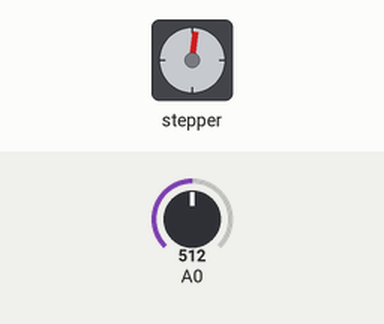
Recording of a sketch running on a simulated Arduino Uno, built with avr-gcc and run on an emulated ATmega328P. Parts: stepper motor. The test bench sets the inputs (shaded band); at power-on: A0 = 512. Stepper angles assume 500 steps per turn.

Above: at 1.8 s.
1.9 s: A0 set to 716
At 3.3 s:
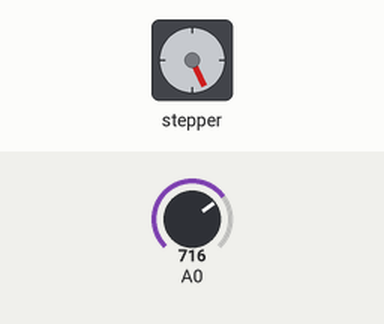
3.8 s: A0 set to 306
At 5.1 s:
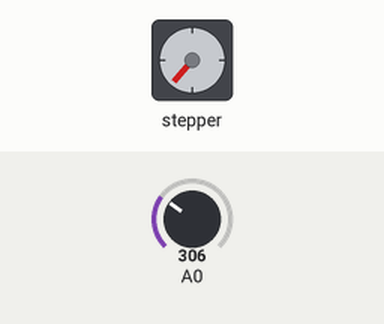
6.1 s: A0 set to 900
At 7.8 s:
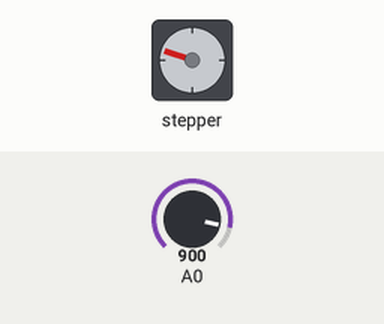
8.8 s: A0 set to 122
At 11.2 s:
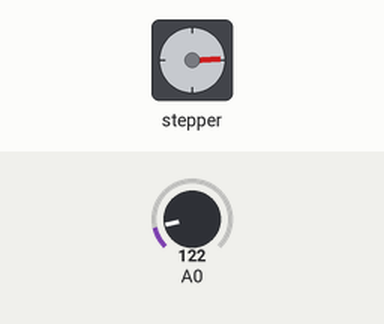
11.8 s: A0 set to 1023
At 12.25 s:
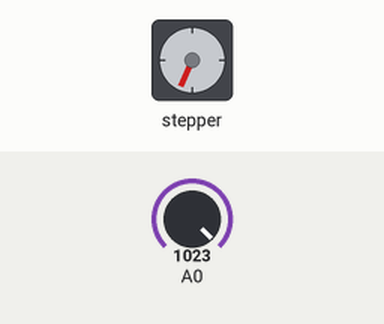
Timing chart, 0 to 15.1 s (numbered marks = the images above; inputs shaded):
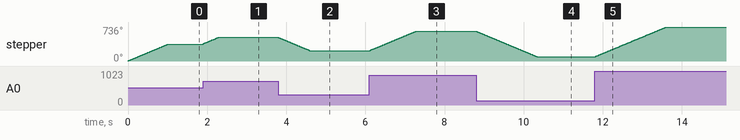

The sketch:

Pratica22_Motor_Passo_Potenciometro.ino
```cpp
#include <Stepper.h> //Inclusão da biblioteca

#define STEPS 500 // Definir o numero de passos por volta

Stepper passos(STEPS, 8, 10, 9, 11); // Motor de passo ligados pinos 8 a 11:

int previsto = 0; // Declarado variavel como inteira

void setup()
{
  passos.setSpeed(60); // Velocidade do motor
}

void loop()
{
  int valor = analogRead(0); // Pega o valor do sensor na entrada analogica A0
  passos.step(valor - previsto); // pega o valor lido e subtrai da posiçao anterior
                                 // com isso, o motor gira so o valor da diferença

  previsto = valor;  // quarda o valor lido na variavel previsto
}
```

Measured:
- after the input at 1.9 s, stepper: turns 147° clockwise in 0.40 s, starting at once
- after the input at 3.8 s, stepper: turns 295° counter-clockwise in 0.81 s, starting at once
- after the input at 6.1 s, stepper: turns 428° clockwise in 1.2 s, starting at once
- after the input at 8.8 s, stepper: turns 561° counter-clockwise in 1.6 s, starting at once
- after the input at 11.8 s, stepper: turns 649° clockwise in 1.8 s, starting at once
- by itself, stepper: turns 368° clockwise in 1.0 s
